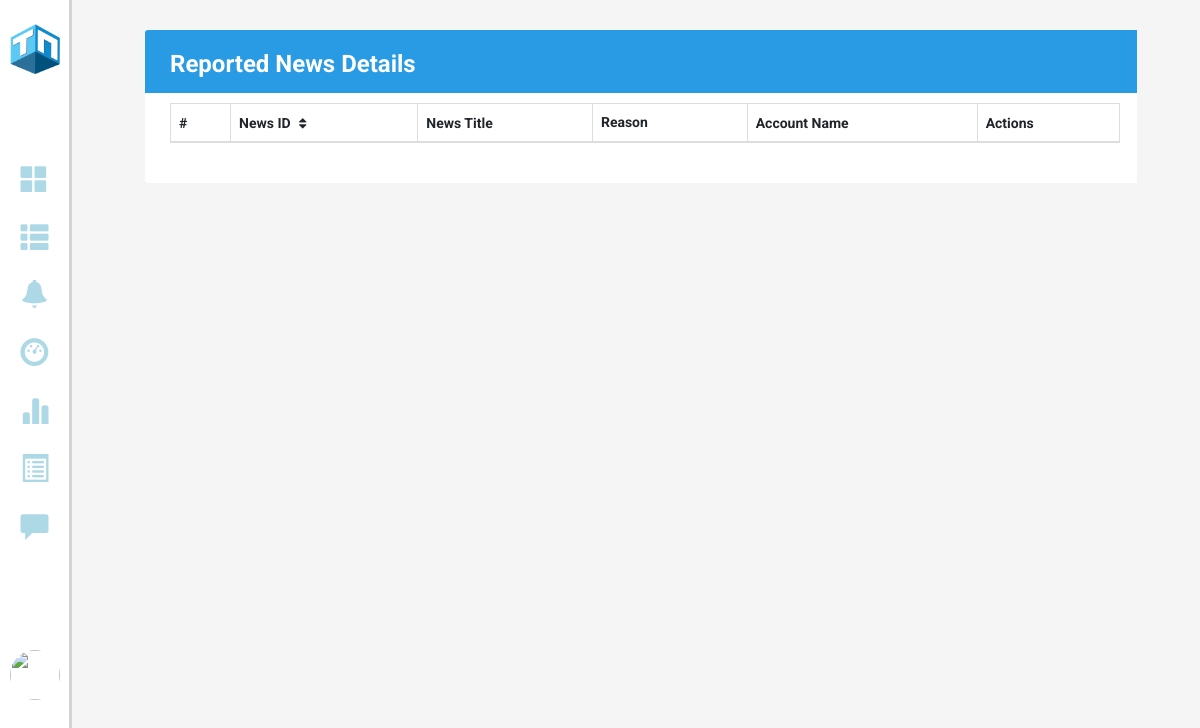
/reportednews (signed in), run on an earlier commit of the app's database.
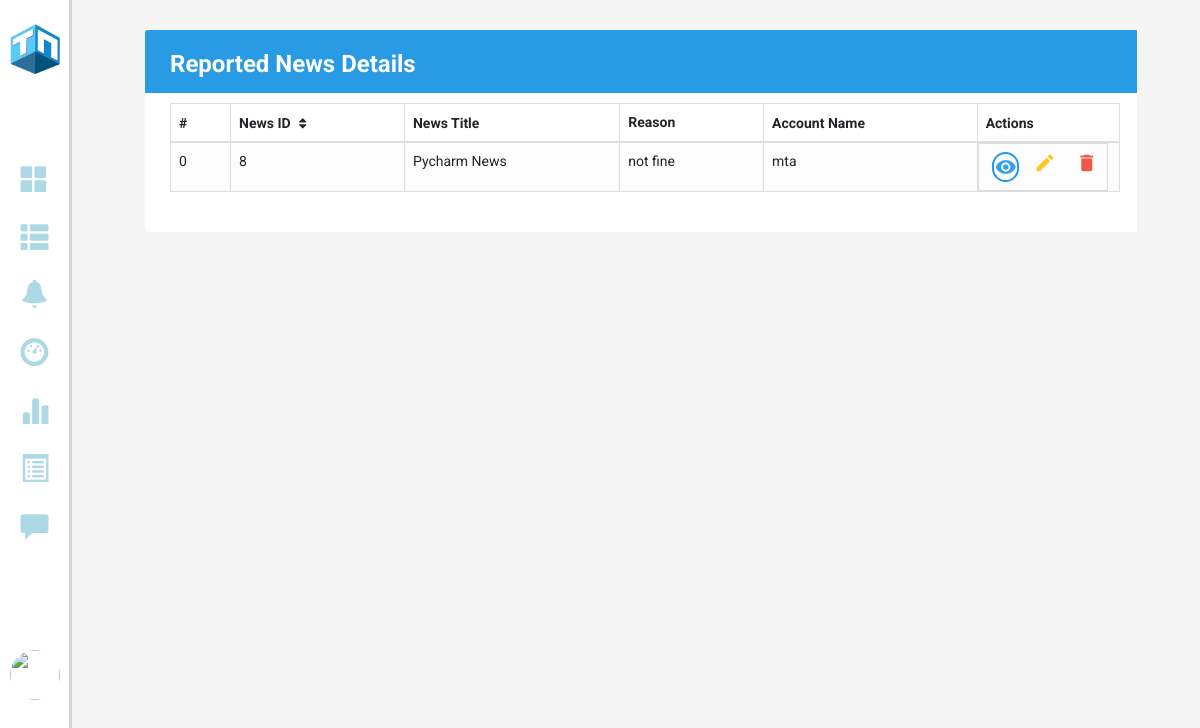
And on a later commit of the database.
### models.py (models this page shows)
class Reports(db.Model):
    id = Column(Integer, primary_key = True)
    reporter_id = Column(Integer, ForeignKey('users.id'), nullable=False)
    post_id = Column(Integer, ForeignKey('posts.id'), nullable=False)
    reason = Column(String, nullable=True)
    created_at = Column(DateTime, server_default = func.now(), nullable=False)

class News(db.Model):
    id = Column(Integer, primary_key = True)
    post_id = Column(Integer, ForeignKey('posts.id'), nullable=False)
    title = Column(String, nullable=False)
    category_id = Column(Integer, ForeignKey('categories.id'), nullable=False)
    image = Column(BLOB, nullable=False)
    mimetype = Column(String, nullable=False)
    views = Column(Integer, nullable=False)
    published = Column(Boolean, nullable = False)
    commented_news = db.relationship('Comments', backref = backref('commented_news'), cascade = 'all, delete')

class Users(db.Model, UserMixin):
    id = db.Column(db.Integer,  primary_key = True, nullable = False)
    email = Column(String, nullable=False, unique = True)
    username = Column(String, nullable=False)
    role = Column(String, nullable=False)
    password = Column(String, nullable=False)
    profile_pic = Column(BLOB, nullable=False)
    mimetype = Column(String, nullable=False)
    status = Column(Boolean, nullable=False)
    created_at = Column(DateTime, server_default = func.now(), nullable=False)
    updated_at = Column(DateTime, server_default = func.now(), server_onupdate = func.now(), nullable=False)
    poster = db.relationship('Posts', backref=backref('poster'), cascade = 'all, delete')
    reporter = db.relationship('Reports', backref=backref('reporter'), cascade = 'all, delete')
    bookmarker = db.relationship('Bookmarks', backref=backref('bookmarker'), cascade = 'all, delete')
    notifier = db.relationship('Notifications', backref=backref('notifier'), cascade = 'all, delete')

### app.py (the view)
@app.route("/reportednews")
@login_required
def reported_news():
    note_form = NoteForm()
    reports = Reports.query.order_by(Reports.id.desc()).all()
    reported_news = []
    for report in reports:
        if report.post.type.name == 'news':
            news = News.query.filter_by(post_id = report.post.id).first()
            reported_news.append([news, report.reason])
    return render_template("ReportedNews.html", news = reported_news, note_form = note_form)

### app.py (called while the page is built)
@login_manager.user_loader
def load_user(user_id):
    return Users.query.get(int(user_id))

### templates/ReportedNews.html (shortened to what the changed rows need)
<!DOCTYPE html>
<html lang="en">
<head>
    <link rel="stylesheet" type="text/css" href="/static/style.css">
    <link rel="stylesheet" href="https://stackpath.bootstrapcdn.com/bootstrap/4.5.0/css/bootstrap.min.css">
    <link rel="stylesheet" href="https://maxcdn.bootstrapcdn.com/font-awesome/4.7.0/css/font-awesome.min.css">
    <link rel="stylesheet" href="https://maxcdn.bootstrapcdn.com/bootstrap/3.3.6/css/bootstrap.min.css">
    <link rel="stylesheet" href="https://cdnjs.cloudflare.com/ajax/libs/font-awesome/4.7.0/css/font-awesome.min.css">
    <link rel="stylesheet" href="https://maxcdn.bootstrapcdn.com/bootstrap/3.3.7/css/bootstrap.min.css"
>
</head>
<body>
    <section class="GContent" style="background-color: #f2f3f4">
        <div class="G1" style="width: 94%;">
            <div class="Gformat" style="width: 100%;">
                <div class="container-xl">
                    <div class="table-responsive">
                        <div class="table-wrapper">
                            <div class="table-title">
                                <div class="row">
                                    <div class="col-sm-8">
                                        <h2 style="color: white;">Reported News <b>Details</b></h2>
                                    </div>
                                </div>
                            </div>
                            <table class="table table-striped table-hover table-bordered">
                                <thead>
                                    <tr>
                                        <th>#</th>
                                        <th>News ID <i class="fa fa-sort"></i></th>
                                        <th>News Title</th>
                                        <th>Reason</th>
                                        <th>Account Name</th>
                                        <th style="width: 15%;">Actions</th>
                                    </tr>
                                </thead>
                                <tbody>
                                    {% for reported_news, reason in news %}
                                    <tr>
                                        <td>{{ news.index([reported_news, reason]) }}</td>
                                        <td>{{ reported_news.post_id }}</td>
                                        <td>{{ reported_news.title }}</td>
                                        <td>{{ reason }}</td>
                                        <td>{{ reported_news.article.poster.username }}</td>
                                        <td class="d-flex">
                                            <a href="{{ url_for('summary_view', news_id = reported_news.id ) }}"
                                                class="view" title="View News" data-toggle="tooltip"><i
                                                    class="material-icons">&#xE417;</i></a>
                                            <form
                                                action="{{ url_for('writenote', id = reported_news.article.poster.id, current_url = request.path) }}"
                                                method="post">
                                                <a href="" class="edit" title="Write Note" data-toggle="modal"
                                                    data-target="#replyModal">
                                                    <i class="material-icons">&#xE254;</i>
                                                </a>
                                            </form>
                                            <a href="{{ url_for('delete_news', post_id = reported_news.post_id ) }}"
                                                class="delete" title="Delete News" data-toggle="tooltip"><i
                                                    class="material-icons">&#xE872;</i></a>
                                        </td>
                                    </tr>
                                    {% endfor %}
                                </tbody>
                            </table>
                        </div>
                    </div>
                </div>
            </div>
        </div>
    </section>
</body>
</html>

What changed in the data, as far as the page shows it:
now on this page (row edited): Reports: index "0", post_id "8", title "Pycharm News", reason "not fine", article.poster.username "mta"
